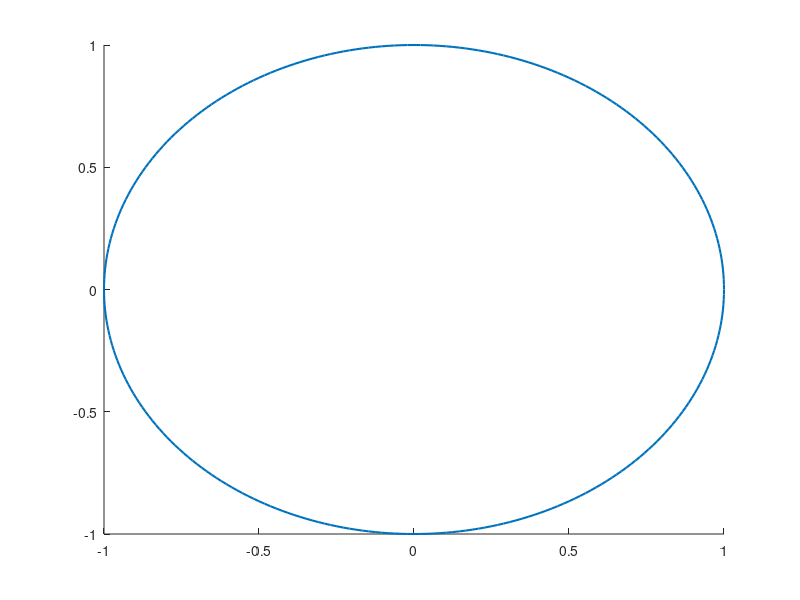

MATLAB code to generate this figure:
function h=ellipse(ra,rb,ang,x0,y0,C,Nb)
% Ellipse adds ellipses to the current plot
%
% ELLIPSE(ra,rb,ang,x0,y0) adds an ellipse with semimajor axis of ra,
% a semimajor axis of radius rb, a semimajor axis of ang, centered at
% the point x0,y0.
%
% The length of ra, rb, and ang should be the same. 
% If ra is a vector of length L and x0,y0 scalars, L ellipses
% are added at point x0,y0.
% If ra is a scalar and x0,y0 vectors of length M, M ellipse are with the same 
% radii are added at the points x0,y0.
% If ra, x0, y0 are vectors of the same length L=M, M ellipses are added.
% If ra is a vector of length L and x0, y0 are  vectors of length
% M~=L, L*M ellipses are added, at each point x0,y0, L ellipses of radius ra.
%
% ELLIPSE(ra,rb,ang,x0,y0,C)
% adds ellipses of color C. C may be a string ('r','b',...) or the RGB value. 
% If no color is specified, it makes automatic use of the colors specified by 
% the axes ColorOrder property. For several circles C may be a vector.
%
% ELLIPSE(ra,rb,ang,x0,y0,C,Nb), Nb specifies the number of points
% used to draw the ellipse. The default value is 300. Nb may be used
% for each ellipse individually.
%
% h=ELLIPSE(...) returns the handles to the ellipses.
%
% as a sample of how ellipse works, the following produces a red ellipse
% tipped up at a 45 deg axis from the x axis
% ellipse(1,2,pi/8,1,1,'r')
%
% note that if ra=rb, ELLIPSE plots a circle
%

% written by D.G. Long, Brigham Young University, based on the
% CIRCLES.m original 
% written by Peter Blattner, Institute of Microtechnology, University of 
% Neuchatel, Switzerland, blattner@imt.unine.ch


% Check the number of input arguments 

if nargin<1,
  ra=[];
end;
if nargin<2,
  rb=[];
end;
if nargin<3,
  ang=[];
end;

%if nargin==1,
%  error('Not enough arguments');
%end;

if nargin<5,
  x0=[];
  y0=[];
end;
 
if nargin<6,
  C=[];
end

if nargin<7,
  Nb=[];
end

% set up the default values

if isempty(ra),ra=1;end;
if isempty(rb),rb=1;end;
if isempty(ang),ang=0;end;
if isempty(x0),x0=0;end;
if isempty(y0),y0=0;end;
if isempty(Nb),Nb=300;end;
if isempty(C),C=get(gca,'colororder');end;

% work on the variable sizes

x0=x0(:);
y0=y0(:);
ra=ra(:);
rb=rb(:);
ang=ang(:);
Nb=Nb(:);

if isstr(C),C=C(:);end;

if length(ra)~=length(rb),
  error('length(ra)~=length(rb)');
end;
if length(x0)~=length(y0),
  error('length(x0)~=length(y0)');
end;

% how many inscribed elllipses are plotted

if length(ra)~=length(x0)
  maxk=length(ra)*length(x0);
else
  maxk=length(ra);
end;

% drawing loop

for k=1:maxk
  
  if length(x0)==1
    xpos=x0;
    ypos=y0;
    radm=ra(k);
    radn=rb(k);
    if length(ang)==1
      an=ang;
    else
      an=ang(k);
    end;
  elseif length(ra)==1
    xpos=x0(k);
    ypos=y0(k);
    radm=ra;
    radn=rb;
    an=ang;
  elseif length(x0)==length(ra)
    xpos=x0(k);
    ypos=y0(k);
    radm=ra(k);
    radn=rb(k);
    an=ang(k)
  else
    rada=ra(fix((k-1)/size(x0,1))+1);
    radb=rb(fix((k-1)/size(x0,1))+1);
    an=ang(fix((k-1)/size(x0,1))+1);
    xpos=x0(rem(k-1,size(x0,1))+1);
    ypos=y0(rem(k-1,size(y0,1))+1);
  end;

  co=cos(an);
  si=sin(an);
  the=linspace(0,2*pi,Nb(rem(k-1,size(Nb,1))+1,:)+1);
%  x=radm*cos(the)*co-si*radn*sin(the)+xpos;
%  y=radm*cos(the)*si+co*radn*sin(the)+ypos;
  h(k)=line(radm*cos(the)*co-si*radn*sin(the)+xpos,radm*cos(the)*si+co*radn*sin(the)+ypos,'Linewidth',1.5);
  set(h(k),'color',C(rem(k-1,size(C,1))+1,:));

end;

